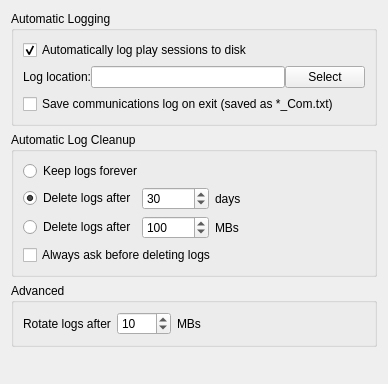
<?xml version="1.0" encoding="UTF-8"?>
<ui version="4.0">
 <class>AutoLogPage</class>
 <widget class="QWidget" name="AutoLogPage">
  <property name="geometry">
   <rect>
    <x>0</x>
    <y>0</y>
    <width>326</width>
    <height>384</height>
   </rect>
  </property>
  <layout class="QVBoxLayout">
   <item>
    <widget class="QGroupBox" name="groupBox_autolog">
     <property name="sizePolicy">
      <sizepolicy hsizetype="Minimum" vsizetype="Preferred">
       <horstretch>0</horstretch>
       <verstretch>0</verstretch>
      </sizepolicy>
     </property>
     <property name="title">
      <string>Automatic Logging</string>
     </property>
     <layout class="QGridLayout" name="_2">
      <item row="0" column="0" colspan="4">
       <widget class="QCheckBox" name="autoLogCheckBox">
        <property name="text">
         <string>Automatically log play sessions to disk</string>
        </property>
        <property name="checked">
         <bool>true</bool>
        </property>
       </widget>
      </item>
      <item row="6" column="0" colspan="6">
       <widget class="QFrame" name="autoLogFrame">
        <property name="frameShape">
         <enum>QFrame::NoFrame</enum>
        </property>
        <property name="frameShadow">
         <enum>QFrame::Plain</enum>
        </property>
        <property name="lineWidth">
         <number>0</number>
        </property>
        <layout class="QGridLayout" name="_4">
         <property name="leftMargin">
          <number>0</number>
         </property>
         <property name="topMargin">
          <number>0</number>
         </property>
         <property name="rightMargin">
          <number>0</number>
         </property>
         <property name="bottomMargin">
          <number>0</number>
         </property>
         <property name="spacing">
          <number>0</number>
         </property>
         <item row="1" column="0">
          <widget class="QLabel" name="autoLogLocationLabel">
           <property name="sizePolicy">
            <sizepolicy hsizetype="Maximum" vsizetype="Fixed">
             <horstretch>0</horstretch>
             <verstretch>0</verstretch>
            </sizepolicy>
           </property>
           <property name="text">
            <string>Log location:</string>
           </property>
           <property name="margin">
            <number>1</number>
           </property>
           <property name="buddy">
            <cstring>autoLogLocation</cstring>
           </property>
          </widget>
         </item>
         <item row="1" column="1">
          <widget class="QLineEdit" name="autoLogLocation">
           <property name="text">
            <string/>
           </property>
           <property name="frame">
            <bool>true</bool>
           </property>
           <property name="placeholderText">
            <string/>
           </property>
          </widget>
         </item>
         <item row="1" column="2">
          <widget class="QPushButton" name="selectAutoLogLocationButton">
           <property name="sizePolicy">
            <sizepolicy hsizetype="Fixed" vsizetype="Fixed">
             <horstretch>0</horstretch>
             <verstretch>0</verstretch>
            </sizepolicy>
           </property>
           <property name="text">
            <string>Select</string>
           </property>
          </widget>
         </item>
        </layout>
       </widget>
      </item>
      <item row="7" column="0" colspan="4">
       <widget class="QCheckBox" name="autoLogCommsCheckBox">
        <property name="text">
         <string>Save communications log on exit (saved as *_Com.txt)</string>
        </property>
        <property name="checked">
         <bool>false</bool>
        </property>
       </widget>
      </item>
     </layout>
    </widget>
   </item>
   <item>
    <widget class="QGroupBox" name="groupBox">
     <property name="title">
      <string>Automatic Log Cleanup</string>
     </property>
     <layout class="QGridLayout" name="gridLayout">
      <item row="2" column="0">
       <widget class="QRadioButton" name="radioButtonDeleteDays">
        <property name="text">
         <string>Delete logs after</string>
        </property>
        <property name="checked">
         <bool>true</bool>
        </property>
       </widget>
      </item>
      <item row="2" column="1">
       <widget class="QSpinBox" name="spinBoxDays">
        <property name="maximum">
         <number>9999999</number>
        </property>
        <property name="value">
         <number>30</number>
        </property>
       </widget>
      </item>
      <item row="3" column="1">
       <widget class="QSpinBox" name="spinBoxSize">
        <property name="sizePolicy">
         <sizepolicy hsizetype="Minimum" vsizetype="Fixed">
          <horstretch>0</horstretch>
          <verstretch>0</verstretch>
         </sizepolicy>
        </property>
        <property name="minimumSize">
         <size>
          <width>0</width>
          <height>0</height>
         </size>
        </property>
        <property name="minimum">
         <number>1</number>
        </property>
        <property name="maximum">
         <number>10000</number>
        </property>
        <property name="value">
         <number>100</number>
        </property>
       </widget>
      </item>
      <item row="3" column="0">
       <widget class="QRadioButton" name="radioButtonDeleteSize">
        <property name="text">
         <string>Delete logs after</string>
        </property>
       </widget>
      </item>
      <item row="3" column="2">
       <widget class="QLabel" name="sizeLabel">
        <property name="text">
         <string>MBs</string>
        </property>
        <property name="buddy">
         <cstring>spinBoxSize</cstring>
        </property>
       </widget>
      </item>
      <item row="2" column="2">
       <widget class="QLabel" name="daysLabel">
        <property name="text">
         <string>days</string>
        </property>
        <property name="buddy">
         <cstring>spinBoxDays</cstring>
        </property>
       </widget>
      </item>
      <item row="3" column="3">
       <spacer name="advancedSpacer">
        <property name="orientation">
         <enum>Qt::Horizontal</enum>
        </property>
        <property name="sizeHint" stdset="0">
         <size>
          <width>40</width>
          <height>20</height>
         </size>
        </property>
       </spacer>
      </item>
      <item row="1" column="0" colspan="2">
       <widget class="QRadioButton" name="radioButtonKeepForever">
        <property name="text">
         <string>Keep logs forever</string>
        </property>
       </widget>
      </item>
      <item row="4" column="0" colspan="4">
       <widget class="QCheckBox" name="askDeleteCheckBox">
        <property name="text">
         <string>Always ask before deleting logs</string>
        </property>
       </widget>
      </item>
     </layout>
    </widget>
   </item>
   <item>
    <widget class="QGroupBox" name="groupBox_2">
     <property name="title">
      <string>Advanced</string>
     </property>
     <layout class="QGridLayout" name="gridLayout_2">
      <item row="0" column="2">
       <widget class="QLabel" name="autoLogMaxBytesLabel2">
        <property name="text">
         <string>MBs</string>
        </property>
        <property name="buddy">
         <cstring>autoLogMaxBytes</cstring>
        </property>
       </widget>
      </item>
      <item row="0" column="0">
       <widget class="QLabel" name="autoLogMaxBytesLabel1">
        <property name="sizePolicy">
         <sizepolicy hsizetype="Minimum" vsizetype="Preferred">
          <horstretch>0</horstretch>
          <verstretch>0</verstretch>
         </sizepolicy>
        </property>
        <property name="text">
         <string>Rotate logs after</string>
        </property>
        <property name="margin">
         <number>0</number>
        </property>
        <property name="buddy">
         <cstring>autoLogMaxBytes</cstring>
        </property>
       </widget>
      </item>
      <item row="0" column="1">
       <widget class="QSpinBox" name="autoLogMaxBytes">
        <property name="sizePolicy">
         <sizepolicy hsizetype="Minimum" vsizetype="Fixed">
          <horstretch>0</horstretch>
          <verstretch>0</verstretch>
         </sizepolicy>
        </property>
        <property name="minimumSize">
         <size>
          <width>0</width>
          <height>0</height>
         </size>
        </property>
        <property name="toolTip">
         <string>Rotate logs to keep files small for editors</string>
        </property>
        <property name="minimum">
         <number>1</number>
        </property>
        <property name="maximum">
         <number>1000</number>
        </property>
        <property name="singleStep">
         <number>1</number>
        </property>
        <property name="value">
         <number>10</number>
        </property>
       </widget>
      </item>
      <item row="0" column="3">
       <spacer name="horizontalSpacer">
        <property name="orientation">
         <enum>Qt::Horizontal</enum>
        </property>
        <property name="sizeHint" stdset="0">
         <size>
          <width>40</width>
          <height>20</height>
         </size>
        </property>
       </spacer>
      </item>
     </layout>
    </widget>
   </item>
   <item>
    <spacer name="verticalSpacer">
     <property name="orientation">
      <enum>Qt::Vertical</enum>
     </property>
     <property name="sizeHint" stdset="0">
      <size>
       <width>20</width>
       <height>40</height>
      </size>
     </property>
    </spacer>
   </item>
  </layout>
 </widget>
 <tabstops>
  <tabstop>autoLogCheckBox</tabstop>
  <tabstop>autoLogLocation</tabstop>
  <tabstop>selectAutoLogLocationButton</tabstop>
  <tabstop>autoLogCommsCheckBox</tabstop>
  <tabstop>radioButtonKeepForever</tabstop>
  <tabstop>radioButtonDeleteDays</tabstop>
  <tabstop>spinBoxDays</tabstop>
  <tabstop>radioButtonDeleteSize</tabstop>
  <tabstop>spinBoxSize</tabstop>
 </tabstops>
 <resources/>
 <connections/>
</ui>
